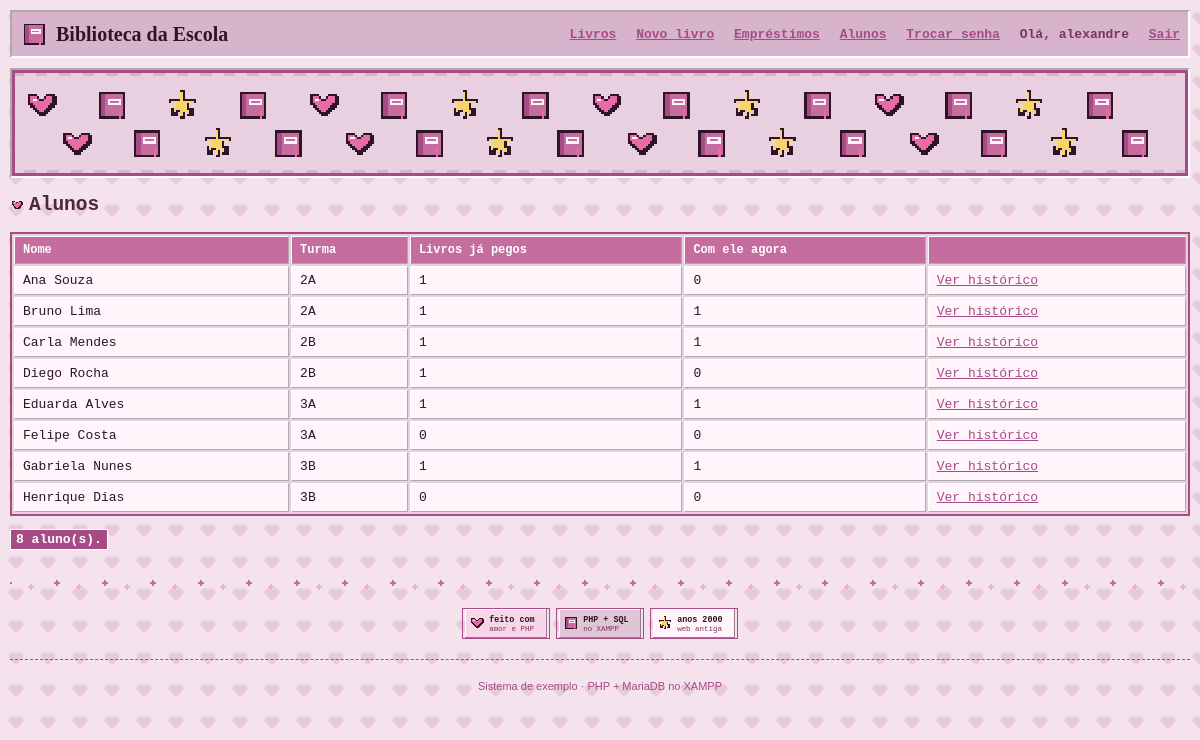
Screenshot of /omaewamou/alunos.php (signed in) with the database file from the repository.
### tables this page shows
CREATE TABLE `alunos` (
  `id` int(11) NOT NULL,
  `nome` varchar(100) NOT NULL,
  `turma` varchar(20) NOT NULL
);

### omaewamou/conexao.php (called while the page is built, shortened)
<?php
function e($texto) {
    return htmlspecialchars((string)$texto, ENT_QUOTES, 'UTF-8');
}

### omaewamou/alunos.php (the view, shortened to what this page needs)
<?php
require 'conexao.php';
$sql = "SELECT a.id, a.nome, a.turma,
               COUNT(e.id) AS total,
               COUNT(CASE WHEN e.data_devolucao IS NULL THEN e.id END) AS abertos
        FROM alunos a
        LEFT JOIN emprestimos e ON e.aluno_id = a.id
        GROUP BY a.id, a.nome, a.turma
        ORDER BY a.nome";
$alunos = $pdo->query($sql)->fetchAll();
require 'topo.php';
?>
<h2><img class="icone" src="img/coracao.svg" alt="">Alunos</h2>
<table>
  <tr><th>Nome</th><th>Turma</th><th>Livros já pegos</th><th>Com ele agora</th><th></th></tr>
  <?php foreach ($alunos as $a): ?>
    <tr>
      <td><?= e($a['nome']) ?></td>
      <td><?= e($a['turma']) ?></td>
      <td><?= $a['total'] ?></td>
      <td><?= $a['abertos'] ?></td>
      <td><a href="aluno.php?id=<?= $a['id'] ?>">Ver histórico</a></td>
    </tr>
  <?php endforeach; ?>
</table>
<p class="total"><?= count($alunos) ?> aluno(s).</p>
<?php
require 'rodape.php';
?>

### omaewamou/topo.php (shortened to what this page needs)
<!DOCTYPE html>
<html lang="pt-BR">
<head>
  <link rel="stylesheet" href="estilo.css">
</head>
<body>
<header>
  <h1><img class="logo" src="img/livro.svg" alt="">Biblioteca da Escola</h1>
  <?php if (isset($_SESSION['usuario'])): ?>
  <nav>
    <a href="index.php">Livros</a>
    <a href="novo.php">Novo livro</a>
    <a href="emprestimos.php">Empréstimos</a>
    <a href="alunos.php">Alunos</a>
    <a href="trocar_senha.php">Trocar senha</a>
    <span class="usuario">Olá, <?= htmlspecialchars($_SESSION['usuario'], ENT_QUOTES, 'UTF-8') ?></span>
    <a href="logout.php">Sair</a>
  </nav>
  <?php endif; ?>
</header>
<img class="banner" src="img/banner.svg" alt="" style="margin-top:10px">
<main>

### omaewamou/rodape.php
</main>
<hr class="estrelas">
<div class="selos">
  <img src="img/selo-php.svg" alt="Feito com amor e PHP">
  <img src="img/selo-xampp.svg" alt="PHP + SQL rodando no XAMPP">
  <img src="img/selo-retro.svg" alt="Vibes de web antiga">
</div>
<footer>Sistema de exemplo · PHP + MariaDB no XAMPP</footer>
</body>
</html>

### omaewamou/estilo.css (style rules this page uses)
* { box-sizing: border-box; }
body { margin: 0; font-family: "MS Sans Serif", "Courier New", Tahoma, sans-serif; color: #4A2840; font-size: 13px; padding: 10px; }
header { background: #D8B4CC; color: #2D1426; padding: 8px; border: 2px inset #FFF; display: flex; flex-wrap: wrap; gap: 12px; align-items: center; justify-content: space-between; }
header h1 { margin: 0; font-size: 20px; font-family: "Times New Roman", Times, serif; color: #2D1426; font-weight: bold; display: flex; align-items: center; gap: 8px; }
nav a { color: #A64B86; margin-left: 12px; text-decoration: underline; font-weight: bold; }
main { max-width: 100%; margin: 15px auto; }
table { width: 100%; border-collapse: separate; border-spacing: 2px; background: #E8D0E0; border: 2px solid #A64B86; }
th, td { padding: 6px 8px; text-align: left; border: 1px outset #FFF; }
th { background: #C46D9E; color: #FFFFFF; font-size: 12px; font-weight: bold; }
td { background: #FFF5FA; color: #2D1426; }
a { color: #A64B86; text-decoration: underline; }
.total { color: #FFFFFF; font-weight: bold; background: #A64B86; padding: 2px 5px; border: 1px solid #FFFFFF; display: inline-block; }
img { max-width: 100%; height: auto; }
.banner { display: block; width: 100%; max-height: 140px; object-fit: cover; border: 2px inset #FFF; margin-bottom: 10px; background: #D8B4CC; }
.selos { display: flex; flex-wrap: wrap; gap: 6px; justify-content: center; margin: 10px 0; }
.selos img { width: 88px; height: 31px; border: 1px solid #A64B86; image-rendering: pixelated; }
hr.estrelas { border: 0; height: 16px; margin: 14px 0; }
footer { text-align: center; color: #A64B86; padding: 20px; font-size: 11px; font-family: Arial, sans-serif; border-top: 1px dashed #A64B86; margin-top: 20px; }
.logo { width: 28px; height: 28px; image-rendering: pixelated; flex-shrink: 0; }
.icone { width: 14px; height: 14px; vertical-align: -2px; margin-right: 5px; image-rendering: pixelated; }
.banner { image-rendering: pixelated; }
.usuario { margin-left: 12px; color: #7A3362; font-weight: bold; }

### rows the page displays
alunos: nome "Ana Souza", turma "2A", total "1", abertos "0"
alunos: nome "Bruno Lima", turma "2A", total "1", abertos "1"
alunos: nome "Carla Mendes", turma "2B", total "1", abertos "1"
alunos: nome "Diego Rocha", turma "2B", total "1", abertos "0"
alunos: nome "Eduarda Alves", turma "3A", total "1", abertos "1"
alunos: nome "Felipe Costa", turma "3A", total "0", abertos "0"
alunos: nome "Gabriela Nunes", turma "3B", total "1", abertos "1"
alunos: nome "Henrique Dias", turma "3B", total "0", abertos "0"

### other values shown
$_SESSION['usuario'] "alexandre"
count($alunos) "8"
